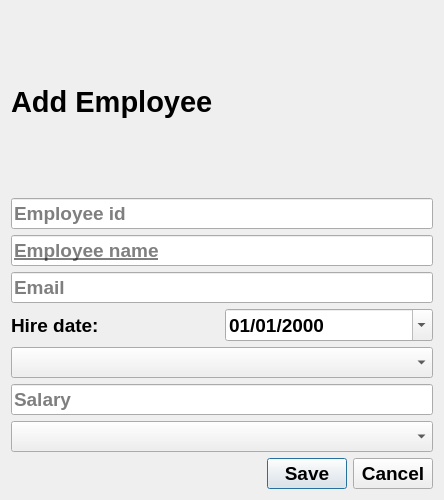
<?xml version="1.0" encoding="UTF-8"?>
<ui version="4.0">
 <class>Dialog</class>
 <widget class="QDialog" name="Dialog">
  <property name="geometry">
   <rect>
    <x>0</x>
    <y>0</y>
    <width>444</width>
    <height>500</height>
   </rect>
  </property>
  <property name="font">
   <font>
    <pointsize>14</pointsize>
    <weight>75</weight>
    <bold>true</bold>
   </font>
  </property>
  <property name="windowTitle">
   <string>Add Employee</string>
  </property>
  <layout class="QVBoxLayout" name="verticalLayout">
   <item>
    <widget class="QLabel" name="label">
     <property name="font">
      <font>
       <pointsize>22</pointsize>
       <weight>75</weight>
       <bold>true</bold>
      </font>
     </property>
     <property name="text">
      <string>Add Employee</string>
     </property>
    </widget>
   </item>
   <item>
    <widget class="QLineEdit" name="le_emp_id">
     <property name="placeholderText">
      <string>Employee id</string>
     </property>
    </widget>
   </item>
   <item>
    <widget class="QLineEdit" name="le_emp_name">
     <property name="font">
      <font>
       <pointsize>14</pointsize>
       <weight>75</weight>
       <bold>true</bold>
       <underline>true</underline>
      </font>
     </property>
     <property name="placeholderText">
      <string>Employee name</string>
     </property>
    </widget>
   </item>
   <item>
    <widget class="QLineEdit" name="le_email">
     <property name="placeholderText">
      <string>Email</string>
     </property>
    </widget>
   </item>
   <item>
    <layout class="QHBoxLayout" name="horizontalLayout">
     <item>
      <widget class="QLabel" name="label_2">
       <property name="text">
        <string>Hire date: </string>
       </property>
      </widget>
     </item>
     <item>
      <widget class="QDateEdit" name="de_hire_date">
       <property name="displayFormat">
        <string>dd/MM/yyyy</string>
       </property>
       <property name="calendarPopup">
        <bool>true</bool>
       </property>
      </widget>
     </item>
    </layout>
   </item>
   <item>
    <widget class="QComboBox" name="cb_jobs">
     <property name="placeholderText">
      <string>select job</string>
     </property>
    </widget>
   </item>
   <item>
    <widget class="QLineEdit" name="le_salary">
     <property name="placeholderText">
      <string>Salary</string>
     </property>
    </widget>
   </item>
   <item>
    <widget class="QComboBox" name="cb_depts">
     <property name="placeholderText">
      <string>Select Department</string>
     </property>
    </widget>
   </item>
   <item>
    <widget class="QDialogButtonBox" name="buttonBox">
     <property name="orientation">
      <enum>Qt::Horizontal</enum>
     </property>
     <property name="standardButtons">
      <set>QDialogButtonBox::Cancel|QDialogButtonBox::Save</set>
     </property>
    </widget>
   </item>
  </layout>
 </widget>
 <resources/>
 <connections>
  <connection>
   <sender>buttonBox</sender>
   <signal>accepted()</signal>
   <receiver>Dialog</receiver>
   <slot>accept()</slot>
   <hints>
    <hint type="sourcelabel">
     <x>248</x>
     <y>254</y>
    </hint>
    <hint type="destinationlabel">
     <x>157</x>
     <y>274</y>
    </hint>
   </hints>
  </connection>
  <connection>
   <sender>buttonBox</sender>
   <signal>rejected()</signal>
   <receiver>Dialog</receiver>
   <slot>reject()</slot>
   <hints>
    <hint type="sourcelabel">
     <x>316</x>
     <y>260</y>
    </hint>
    <hint type="destinationlabel">
     <x>286</x>
     <y>274</y>
    </hint>
   </hints>
  </connection>
 </connections>
</ui>
